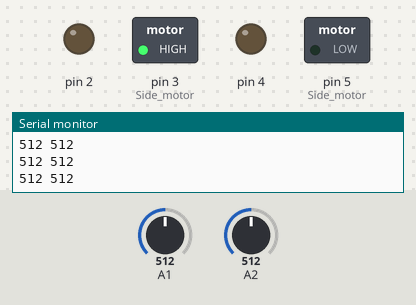
This sketch was run on a simulated Arduino Uno, built with avr-gcc and run on an emulated ATmega328P. On the bench: switched loads named in the sketch (green lamp = pin HIGH), output pins drawn as LEDs (lit = HIGH), the last lines printed to the serial monitor. The test bench sets the inputs (shaded band); at power-on: A1 = 512, A2 = 512.

Above: at 1.2 s.
1.3 s: A1 set to 393
2.8 s: A1 set to 373
At 3.9 s:
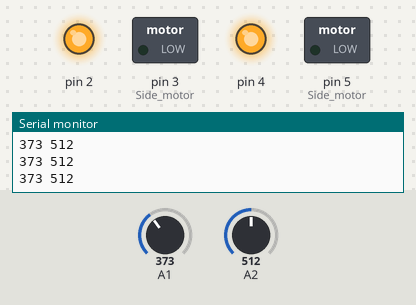
4.4 s: A2 set to 315
5.9 s: A2 set to 281
At 6.9 s:
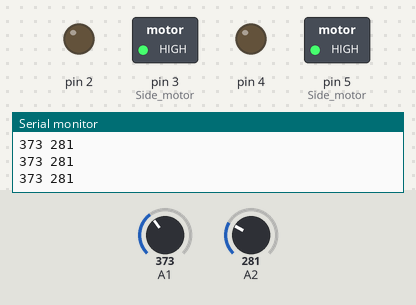
7.5 s: A1 set to 335
9.0 s: A1 set to 303
At 9.9 s:
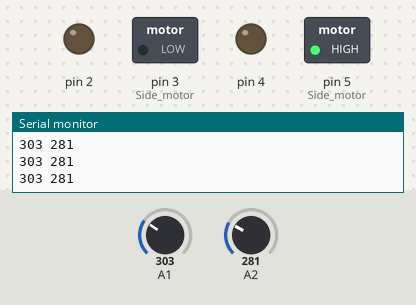
Timing chart, 0 to 11.6 s (numbered marks = the images above; inputs shaded):
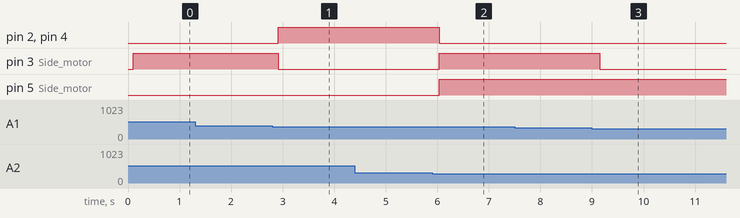

The sketch:

Analog_Motor_Control_System.ino
```cpp
/*
  Author: Vikrant_Gupta
  Email: vikrantgupta95@gmail.com
  LinkedIn: https://www.linkedin.com/in/vikrantgupta95/
  GitHub: https://github.com/vikrantgupta95

  Description:
  This code controls two motors based on analog input from two axes. It reads analog values from two analog pins
  (A1 and A2) connected to a joystick or similar input device. Depending on the analog readings, it controls the
  direction of the motors to achieve desired movement.

  Last updated: 18-04-2024
*/

// Define analog pins for x and y axes
int x_axis = A1;
int y_axis = A2;

void setup() {
  Serial.begin(9600);

  // Initialize motor control pins
  pinMode(5, OUTPUT); // Side motor
  pinMode(4, OUTPUT);
  digitalWrite(5, LOW); // Side motor
  digitalWrite(4, LOW);

  pinMode(3, OUTPUT); // Side motor
  pinMode(2, OUTPUT);
  digitalWrite(3, LOW); // Side motor
  digitalWrite(2, LOW);
}

void loop() {
  // Read analog values from the x and y axes
  x_axis = analogRead(A1);
  y_axis = analogRead(A2);

  // Print analog values to serial monitor
  Serial.print(x_axis);
  Serial.print(" ");
  Serial.println(y_axis);

  delay(100);

  // Control motor direction based on analog readings
  if (x_axis < 320) {
    digitalWrite(5, HIGH);
    digitalWrite(4, LOW);
    digitalWrite(3, LOW);
    digitalWrite(2, LOW);
  } else if (x_axis > 380) {
    digitalWrite(5, LOW);
    digitalWrite(4, LOW);
    digitalWrite(3, HIGH);
    digitalWrite(2, LOW);
  } else if (y_axis > 400) {
    digitalWrite(5, LOW);
    digitalWrite(4, HIGH);
    digitalWrite(3, LOW);
    digitalWrite(2, HIGH);
  } else if (y_axis < 300) {
    digitalWrite(5, HIGH);
    digitalWrite(4, LOW);
    digitalWrite(3, HIGH);
    digitalWrite(2, LOW);
  } else if (x_axis > 320 && x_axis < 368) {
    digitalWrite(5, LOW);
    digitalWrite(4, LOW);
    digitalWrite(3, LOW);
    digitalWrite(2, LOW);
  }
}
```

Measured:
- the behaviour switches between 381 and 380 on A1 (found by bisection; images 0 and 1)
- the behaviour switches between 300 and 299 on A2 (found by bisection; images 1 and 2)
- the behaviour switches between 320 and 319 on A1 (found by bisection; images 2 and 3)
- after the input at 2.8 s, pin 2, pin 4: LOW → HIGH after 0.12 s; pin 3 (Side_motor): HIGH → LOW after 0.12 s
- after the input at 5.9 s, pin 2, pin 4: HIGH → LOW after 0.13 s; pin 3 (Side_motor), pin 5 (Side_motor): LOW → HIGH after 0.13 s
- after the input at 9.0 s, pin 3 (Side_motor): HIGH → LOW after 0.15 s
